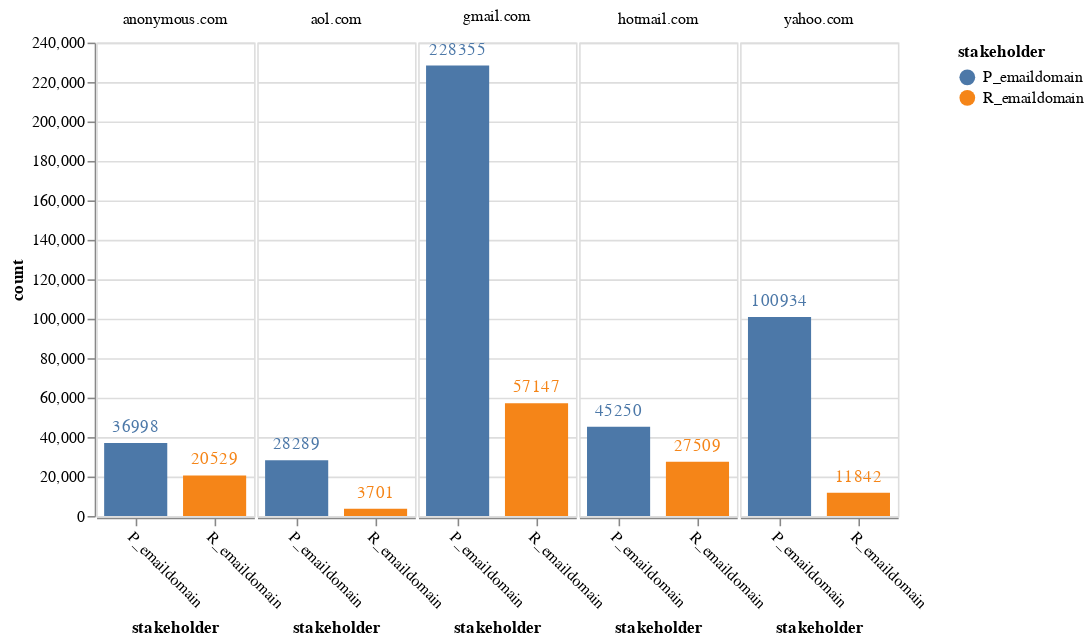

Notebook code for this chart:
### Code cell
bar_chart = alt.Chart(fraudMelt).encode(
    alt.X("stakeholder:O", axis=alt.Axis(labelAngle=45)),
    alt.Y("count:Q"),
    alt.Color("stakeholder:N"),
    alt.Text("count:Q", format=".0f"),
).properties(height=alt.Step(50), width=100)

alt.layer(
    bar_chart.mark_bar(size=40),
    bar_chart.mark_text(dy=-10)
).facet(
    alt.Column("domain:N", title=None)
).configure_facet(spacing=0)

### Figure 1 — Vega-Lite specification as saved in the notebook (floating-point values rounded to 4 significant figures)
{"$schema": "https://vega.github.io/schema/vega-lite/v4.17.0.json", "config": {"facet": {"spacing": 0}, "view": {"continuousHeight": 300, "continuousWidth": 400}}, "data": {"name": "data-36cb0723de497ecc02ce91aff4f8aa5f"}, "datasets": {"data-36cb0723de497ecc02ce91aff4f8aa5f": [{"count": 228355, "domain": "gmail.com", "stakeholder": "P_emaildomain"}, {"count": 57147, "domain": "gmail.com", "stakeholder": "R_emaildomain"}, {"count": 100934, "domain": "yahoo.com", "stakeholder": "P_emaildomain"}, {"count": 11842, "domain": "yahoo.com", "stakeholder": "R_emaildomain"}, {"count": 45250, "domain": "hotmail.com", "stakeholder": "P_emaildomain"}, {"count": 27509, "domain": "hotmail.com", "stakeholder": "R_emaildomain"}, {"count": 36998, "domain": "anonymous.com", "stakeholder": "P_emaildomain"}, {"count": 20529, "domain": "anonymous.com", "stakeholder": "R_emaildomain"}, {"count": 28289, "domain": "aol.com", "stakeholder": "P_emaildomain"}, {"count": 3701, "domain": "aol.com", "stakeholder": "R_emaildomain"}]}, "facet": {"field": "domain", "title": null, "type": "nominal"}, "spec": {"layer": [{"encoding": {"color": {"field": "stakeholder", "type": "nominal"}, "text": {"field": "count", "format": ".0f", "type": "quantitative"}, "x": {"axis": {"labelAngle": 45}, "field": "stakeholder", "type": "ordinal"}, "y": {"field": "count", "type": "quantitative"}}, "height": {"step": 50}, "mark": {"size": 40, "type": "bar"}, "width": 100}, {"encoding": {"color": {"field": "stakeholder", "type": "nominal"}, "text": {"field": "count", "format": ".0f", "type": "quantitative"}, "x": {"axis": {"labelAngle": 45}, "field": "stakeholder", "type": "ordinal"}, "y": {"field": "count", "type": "quantitative"}}, "height": {"step": 50}, "mark": {"dy": -10, "type": "text"}, "width": 100}]}}
